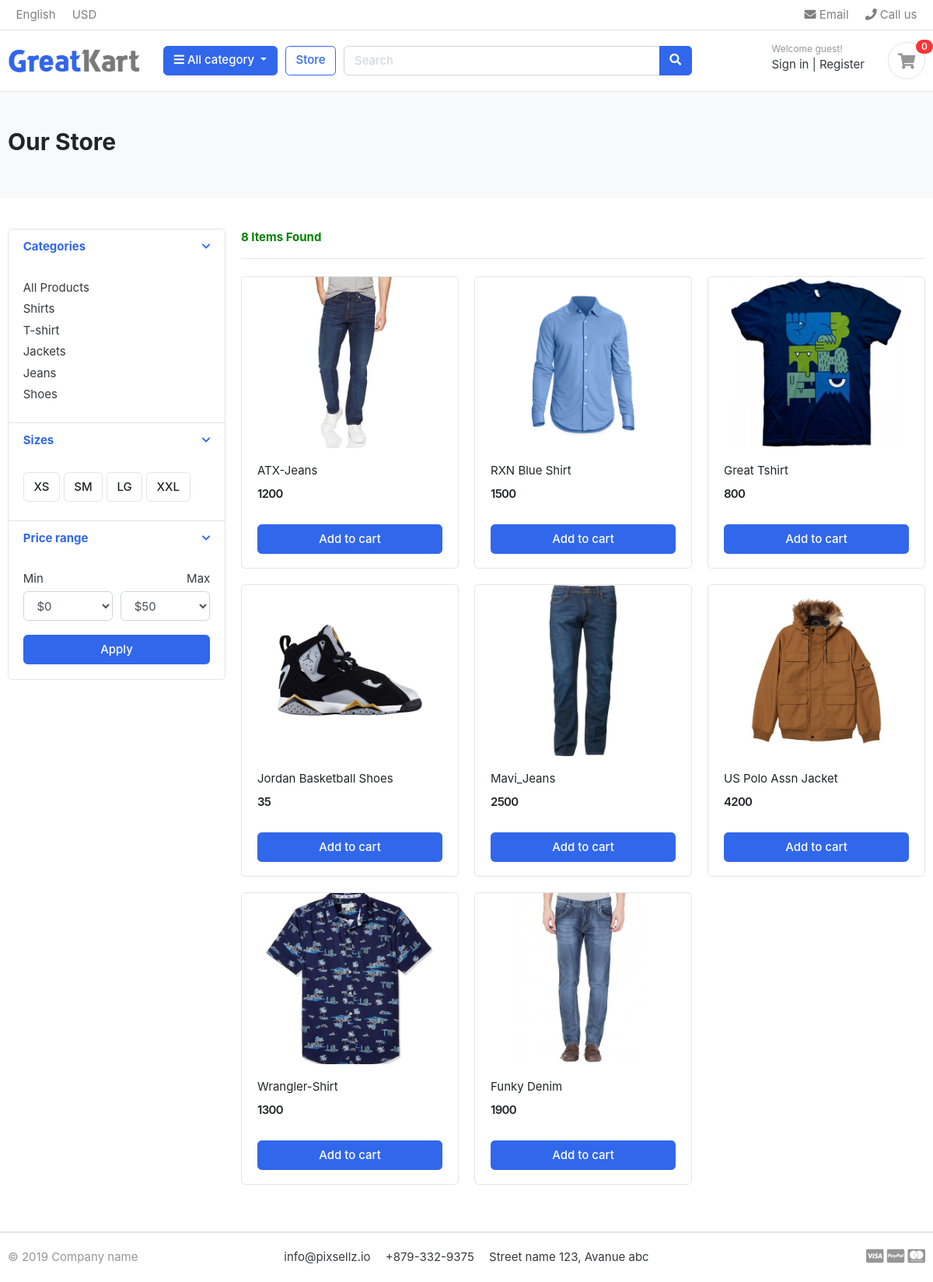
/store/, run on the app's committed database.
### category/models.py (models this page shows, shortened)
class Category(models.Model):
  category_name=models.CharField(max_length=50)
  slug=models.SlugField(max_length=100,unique=True)
  description=models.TextField(max_length=255,blank=True)
  cat_image=models.ImageField(upload_to='photos/categories/',blank=True)
  class Meta:
    verbose_name='category'
    verbose_name_plural='categories'
  def get_url(self):
      return reverse('products_by_category',args=[self.slug])

### store/models.py (models this page shows, shortened)
class Product(models.Model):
  product_name=models.CharField(max_length=200,unique=True)
  slug=models.SlugField(max_length=200,unique=True)
  product_description=models.TextField(max_length=500,blank=True)
  price=models.IntegerField()
  images=models.ImageField(upload_to='photes/products')
  stock=models.IntegerField()
  is_available=models.BooleanField(default=True)
  category=models.ForeignKey(Category,on_delete=models.CASCADE)
  created_date=models.DateTimeField(auto_now_add=True)
  modified_date=models.DateTimeField(auto_now=True)

### store/views.py (the view)
# urls.py: path('store/',include('store.urls'))
def store(request,category_slug=None):
  categories=None
  products=None
  if category_slug !=None:
    categories=get_object_or_404(Category,slug=category_slug)
    products=Product.objects.filter(category=categories,is_available=True)
    product_count=products.count()
  else:
    products=Product.objects.all().filter(is_available=True)
    product_count=products.count()
  context={
    'products':products,
   'product_count':product_count
  }
  return render(request,'store/store.html',context)

### category/context_processors.py (called while the page is built)
def menu_links(request):
  links=Category.objects.all()
  return dict(links=links)

### templates/store/store.html (shortened to what this page needs)
{% extends 'base.html' %} {% load static %} {% block content %}
<section class="section-pagetop bg">
  <div class="container">
    <h2 class="title-page">Our Store</h2>
  </div>
</section>
<section class="section-content padding-y">
  <div class="container">
    <div class="row">
      <aside class="col-md-3">
        <div class="card">
          <article class="filter-group">
            <header class="card-header">
              <a
                href="#"
                data-toggle="collapse"
                data-target="#collapse_1"
                aria-expanded="true"
                class=""
              >
                <i class="icon-control fa fa-chevron-down"></i>
                <h6 class="title">Categories</h6>
              </a>
            </header>
            <div class="filter-content collapse show" id="collapse_1" >
              <div class="card-body">
                <ul class="list-menu">
                  <li>
    <a href="{% url 'store' %}">All Products</a>
</li>
                  {% for category in links %}
                  <li><a href="{{category.get_url}}">{{category.category_name}}</a></li>
                  {% endfor %}
                </ul>
              </div>
            </div>
          </article>
          <article class="filter-group">
            <header class="card-header">
              <a
                href="#"
                data-toggle="collapse"
                data-target="#collapse_4"
                aria-expanded="true"
                class=""
              >
                <i class="icon-control fa fa-chevron-down"></i>
                <h6 class="title">Sizes</h6>
              </a>
            </header>
            <div class="filter-content collapse show" id="collapse_4" >
              <div class="card-body">
                <label class="checkbox-btn">
                  <span class="btn btn-light"> XS </span>
                </label>
                <label class="checkbox-btn">
                  <span class="btn btn-light"> SM </span>
                </label>
                <label class="checkbox-btn">
                  <span class="btn btn-light"> LG </span>
                </label>
                <label class="checkbox-btn">
                  <span class="btn btn-light"> XXL </span>
                </label>
              </div>
            </div>
          </article>
          <article class="filter-group">
            <header class="card-header">
              <a
                href="#"
                data-toggle="collapse"
                data-target="#collapse_3"
                aria-expanded="true"
                class=""
              >
                <i class="icon-control fa fa-chevron-down"></i>
                <h6 class="title">Price range</h6>
              </a>
            </header>
            <div class="filter-content collapse show" id="collapse_3" >
              <div class="card-body">
                <div class="form-row">
                  <div class="form-group col-md-6">
                    <label>Min</label>
                    <select class="mr-2 form-control">
                      <option value="0">$0</option>
                    </select>
                  </div>
                  <div class="form-group text-right col-md-6">
                    <label>Max</label>
                    <select class="mr-2 form-control">
                      <option value="50">$50</option>
                    </select>
                  </div>
                </div>
                <button class="btn btn-block btn-primary">Apply</button>
              </div>
            </div>
          </article>
        </div>
      </aside>
      <main class="col-md-9">
        <header class="border-bottom mb-4 pb-3">
          <div class="form-inline">
            <span class="mr-md-auto" style="color:green"><b>{{product_count}} Items Found</b> </span>
          </div>
        </header>
        <div class="row">
         {% for product in products%}
          <div class="col-md-4">
            <figure class="card card-product-grid">
              <div class="img-wrap">
                <img src={{product.images.url}}  />
              </div>
              <figcaption class="info-wrap">
                <div class="fix-height">
                  <a href="./product-detail.html" class="title"
                    >{{product.product_name}}</a
                  >
                  <div class="price-wrap mt-2">
                    <span class="price">{{product.price}}</span>
                  </div>
                </div>
                <a href="#" class="btn btn-block btn-primary">Add to cart </a>
              </figcaption>
            </figure>
          </div>
         {% endfor %}
        </div>
  </div>
</section>
{% endblock %}

### static/css/ui.css (style rules this page uses)
html { font-family: "Inter", sans-serif; font-size: 15px; }
.img-wrap { text-align: center; display: block; }
.img-wrap img { max-width: 100%; }
.price-wrap { letter-spacing: -0.7px; }
.padding-y { padding-top: 40px; padding-bottom: 40px; }
figure { margin-bottom: 0; }
article:after, .form-group:after { display: block; clear: both; content: ""; }
.bg { background-color: #f8f9fa; }
.title-page { color: #212529; }
.btn-light { background-color: #fff; border-color: #e4e4e4; }
[class*=list-] li:after { visibility: hidden; display: block; content: ""; overflow: hidden; height: 0; clear: both; }
.list-menu { list-style: none; margin: 0; padding-left: 0; }
.list-menu li { margin-bottom: 5px; }
.list-menu a { color: #343a40; }
[class*=card-product] a.title { color: #212529; display: block; }
[class*=card-product] .img-wrap { overflow: hidden; position: relative; }
[class*=card-product] .img-wrap img { height: 100%; max-width: 100%; width: auto; display: inline-block; -o-object-fit: cover; object-fit: cover; }
.card-product-grid { margin-bottom: 20px; }
.card-product-grid .img-wrap { border-radius: 0.2rem 0.2rem 0 0; height: 220px; }
.card-product-grid .info-wrap { overflow: hidden; padding: 18px 20px; }
.card-product-grid .fix-height { height: 80px; overflow: hidden; }
.card .img-wrap { overflow: hidden; }
.price { font-weight: 600; color: #212529; }
.icon-control { margin-top: 5px; float: right; font-size: 80%; }
.card-header .title { margin-bottom: 0; line-height: 1.5; }
.filter-group { border-bottom: 1px solid #e4e4e4; }
.filter-group .card-header { border-bottom: 0; }
.filter-group:last-child { border-bottom: 0; }
.checkbox-btn { position: relative; }
.section-pagetop { padding: 45px 0; }

### data on the page
Category: category_name "Shirts"
Category: category_name "T-shirt"
Category: category_name "Jackets"
Category: category_name "Jeans"
Category: category_name "Shoes"
Product: images (picture), product_name "ATX-Jeans", price "1200"
Product: images (picture), product_name "RXN Blue Shirt", price "1500"
Product: images (picture), product_name "Great Tshirt", price "800"
Product: images (picture), product_name "Jordan Basketball Shoes", price "35"
Product: images (picture), product_name "Mavi_Jeans", price "2500"
Product: images (picture), product_name "US Polo Assn Jacket", price "4200"
Product: images (picture), product_name "Wrangler-Shirt", price "1300"
Product: images (picture), product_name "Funky Denim", price "1900"

### other printed values
{{ product_count }} "8"
